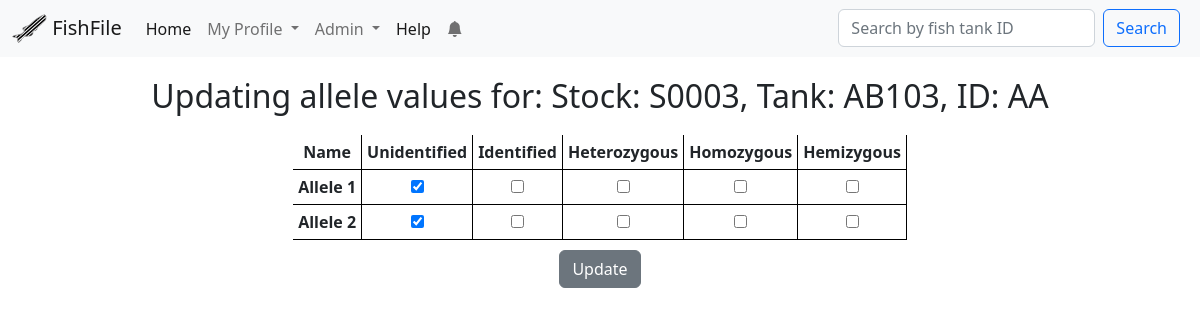
/fish/4/updatealleles/ (signed in), run on the app's committed database.
### app/models.py (models this page shows, shortened)
class Fish(db.Model):
    id = db.Column(db.Integer, primary_key=True)
    fish_id = db.Column(db.String(264), index=True)
    tank_id = db.Column(db.String(32), index=True)
    status = db.Column(db.String(32), index=True, default="Alive")
    stock = db.Column(db.String(32), index=True)
    source = db.Column(db.String(32))
    protocol = db.Column(db.Integer, index=True)
    birthday = db.Column(db.Date, index=True)
    date_of_arrival = db.Column(db.Date, index=True)
    months = db.Column(db.Integer, default=0)
    age_reminder = db.Column(db.String(64), default="Not sent")
    mutant_gene = db.Column(db.Text())
    transgenes = db.Column(db.Text())
    cross_type = db.Column(db.String(64))
    comments = db.Column(db.Text())
    added = db.Column(db.DateTime, default=datetime.utcnow)
    father_id = db.Column(db.Integer, db.ForeignKey("fish.id"))
    mother_id = db.Column(db.Integer, db.ForeignKey("fish.id"))
    fathered = db.relationship(
        "Fish", backref=db.backref("father", remote_side=[id]), foreign_keys=[father_id]
    )
    mothered = db.relationship(
        "Fish", backref=db.backref("mother", remote_side=[id]), foreign_keys=[mother_id]
    )
    project_license_holder_id = db.Column(
        db.Integer, db.ForeignKey("user.project_license")
    )
    project_license_holder = db.relationship(
        "User", foreign_keys=[project_license_holder_id], backref="fish_on_license"
    )
    user_code_id = db.Column(db.Integer, db.ForeignKey("user.id"))
    user_code = db.relationship(
        "User", foreign_keys=[user_code_id], backref="users_fish"
    )
    males = db.Column(db.Integer)
    females = db.Column(db.Integer)
    unsexed = db.Column(db.Integer)
    carriers = db.Column(db.Integer)
    total = db.Column(db.Integer)
    links = db.Column(db.Text())
    origin_tank_id = db.Column(db.Integer, db.ForeignKey("fish.id"))
    origin_for = db.relationship(
        "Fish",
        backref=db.backref("origin", remote_side=[id]),
        foreign_keys=[origin_tank_id],
    )
    changes = db.relationship(
        "Change", backref="fish", lazy="dynamic", cascade="all, delete"
    )
    notifications = db.relationship(
        "Notification", backref="fish", lazy="dynamic", cascade="all, delete"
    )
    reminders = db.relationship(
        "Reminder", backref="fish", lazy="dynamic", cascade="all, delete"
    )
    alleles = db.relationship(
        "Allele", backref="fish", lazy="dynamic", cascade="all, delete"
    )
    photos = db.relationship(
        "Photo", backref="fish", lazy="dynamic", cascade="all, delete"
    )
    system = db.Column(db.String(64), default="New")
    old_code = db.Column(db.String(64))
    old_license = db.Column(db.String(64))
    old_mID = db.Column(db.String(64))
    old_mStock = db.Column(db.String(64))
    old_fID = db.Column(db.String(64))
    old_fStock = db.Column(db.String(64))
    old_birthday = db.Column(db.String(64))
    old_arrival = db.Column(db.String(64))
    old_allele = db.Column(db.String(64))
    def __repr__(self):
        return f"Stock: {self.stock}, Tank: {self.tank_id}, ID: {self.fish_id}"

class Allele(db.Model):
    id = db.Column(db.Integer, primary_key=True)
    fish_id = db.Column(db.Integer, db.ForeignKey("fish.id"))
    name = db.Column(db.String(128))
    unidentified = db.Column(db.Boolean, default=True)
    identified = db.Column(db.Boolean, default=False)
    homozygous = db.Column(db.Boolean, default=False)
    heterozygous = db.Column(db.Boolean, default=False)
    hemizygous = db.Column(db.Boolean, default=False)

### app/main/routes.py (the view, shortened to what this page needs)
@bp.route("/fish/<id>/updatealleles/", methods=["GET", "POST"])
@login_required
@requires_roles("Researcher", "Admin", "Owner")
def updatealleles(id):
    fish = Fish.query.filter_by(id=id).first_or_404()
    alleles = Allele.query.filter_by(fish=fish).all()
    return render_template(
        "updatealleles.html", fish=fish, alleles=alleles, title="Update Alleles"
    )

### app/main/forms.py
class SimpleSearch(FlaskForm):
    search = StringField("Search by fish tank ID", validators=[DataRequired()])
    submit = SubmitField("Search")
    def __init__(self, *args, **kwargs):
        if "formdata" not in kwargs:
            kwargs["formdata"] = request.args
        if "csrf_enabled" not in kwargs:
            kwargs["csrf_enabled"] = False
        super(SimpleSearch, self).__init__(*args, **kwargs)

class EmptyForm(FlaskForm):
    submit = SubmitField("Submit")

### app/main/routes.py (called while the page is built)
@bp.before_request
def before_request():
    if current_user.is_authenticated:
        current_user.last_seen = datetime.utcnow()
        db.session.commit()
        g.search_form = SimpleSearch()
        g.clearNotifsForm = EmptyForm()

### app/models.py (called while the page is built)
@login.user_loader
def load_user(id):
    return User.query.get(int(id))

def requires_roles(*roles):
    def wrapper(f):
        @wraps(f)
        def wrapped(*args, **kwargs):
            if current_app.testing == True:
                return f(*args, **kwargs)
            if current_user.role not in roles:
                abort(403)
            return f(*args, **kwargs)
        return wrapped
    return wrapper

    def isOwner(self):
        return self.role == "Owner"

    def isAdmin(self):
        return self.role in ("Admin", "Owner")

    def new_notifications(self):
        last_read_time = self.last_notification_read_time or datetime(1900, 1, 1)
        return (
            Notification.query.filter_by(user=self)
            .filter(Notification.time > last_read_time)
            .count()
        )

### app/templates/updatealleles.html
{% extends "base.html" %}
{% block content %}
<h2>Updating allele values for: {{fish}}</h2>
<form action="{{url_for('main.updatealleles', id=fish.id)}}" method="POST">
    <div id="updateAllelesBlock">
        <table id="alleleTable" style="margin: auto; margin-top:20px;">
            <tr>
                <th>Name</th>
                <th>Unidentified</th>
                <th>Identified</th>
                <th>Heterozygous</th>
                <th>Homozygous</th>
                <th>Hemizygous</th>
            </tr>
            {%for allele in alleles%}
                <tr>
                    <th>{{allele.name}}</th>
                    <td><input type="checkbox" name = '{{allele.name.replace(" ", "")+"Unidentified"}}' {%if allele.unidentified %} checked {%endif%}></td>
                    <td><input type="checkbox" name = '{{allele.name.replace(" ", "")+"Identified"}}' {%if allele.identified %} checked {%endif%}></td>
                    <td><input type="checkbox" name = '{{allele.name.replace(" ", "")+"Heterozygous"}}' {%if allele.heterozygous %} checked {%endif%}></td>
                    <td><input type="checkbox" name = '{{allele.name.replace(" ", "")+"Homozygous"}}' {%if allele.homozygous %} checked {%endif%}></td>
                    <td><input type="checkbox" name = '{{allele.name.replace(" ", "")+"Hemizygous"}}' {%if allele.hemizygous %} checked {%endif%}></td>
                </tr>
            {%endfor%}
        </table>
    </div>
    <input id="submit" type="submit" class="btn btn-secondary" style="margin-top: 10px;", value="Update">
</form>
{%endblock%}

### app/static/styles/style.css (style rules this page uses)
#alleleTable { text-align: center; }
#alleleTable td { border: 1px black solid; padding:2px; }
#alleleTable th { border-right:1px black solid ; padding:5px; }
#alleleTable tr { border-bottom: 1px black solid; padding:2px; }

### data on the page
Fish: stock+tank+fish "Stock: S0003, Tank: AB103, ID: AA"
Allele: name "Allele 1", unidentified "☑"
Allele: name "Allele 2", unidentified "☑"

### other printed values
{{ config["WEBSITE_NAME"] }} "FishFile"
